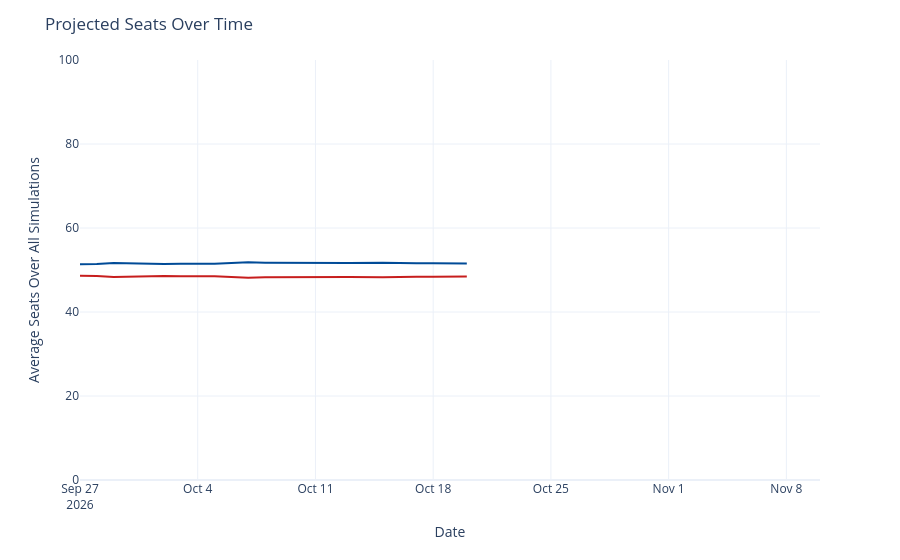

Notebook code for this chart:
### Code cell
seats_over_time = output_ts[(output_ts['geo'] == 'US Senate') &
                             (output_ts['type'] == 'seats')]
seats_over_time['rep_seats'] = seats_over_time['y'].map(lambda x: 100 - x)
seats_over_time = seats_over_time.rename({'y': 'Democrats', 'rep_seats': 'Republicans'}, axis=1)
seats_time_ser = px.line(seats_over_time, x='date', y=['Democrats', 'Republicans'], template='plotly_white',
                        color_discrete_map={'Democrats': '#004b97', 'Republicans': '#c71e1d'},)
seats_time_ser.update_traces(hovertemplate="%{y:.1f}")
seats_time_ser.update_layout(
    xaxis=dict(range=[pd.to_datetime('2026-09-27'), pd.to_datetime('2026-11-10')]),
    yaxis=dict(range=[0, 100]),
    xaxis_title='Date',
    yaxis_title='Average Seats Over All Simulations',
    title=dict(text="Projected Seats Over Time"),
    hovermode="x",
    showlegend=False
)
seats_time_ser

### Figure 1 — Plotly figure (JSON) as saved in the notebook; plotly's stock layout.template omitted (floating-point values rounded to 4 significant figures)
{"data": [{"hovertemplate": "%{y:.1f}", "legendgroup": "Democrats", "line": {"color": "#004b97", "dash": "solid"}, "marker": {"symbol": "circle"}, "mode": "lines", "name": "Democrats", "orientation": "v", "showlegend": true, "type": "scatter", "x": ["2026-09-27", "2026-09-28", "2026-09-29", "2026-09-30", "2026-10-01", "2026-10-02", "2026-10-03", "2026-10-04", "2026-10-05", "2026-10-06", "2026-10-07", "2026-10-08", "2026-10-09", "2026-10-10", "2026-10-11", "2026-10-12", "2026-10-13", "2026-10-15", "2026-10-16", "2026-10-17", "2026-10-18", "2026-10-19", "2026-10-20"], "xaxis": "x", "y": [51.35, 51.4, 51.64, 51.51, 51.41, 51.42, 51.47, 51.47, 51.48, 51.68, 51.82, 51.75, 51.71, 51.62, 51.6, 51.62, 51.64, 51.74, 51.6, 51.58, 51.61, 51.53, 51.53], "yaxis": "y"}, {"hovertemplate": "%{y:.1f}", "legendgroup": "Republicans", "line": {"color": "#c71e1d", "dash": "solid"}, "marker": {"symbol": "circle"}, "mode": "lines", "name": "Republicans", "orientation": "v", "showlegend": true, "type": "scatter", "x": ["2026-09-27", "2026-09-28", "2026-09-29", "2026-09-30", "2026-10-01", "2026-10-02", "2026-10-03", "2026-10-04", "2026-10-05", "2026-10-06", "2026-10-07", "2026-10-08", "2026-10-09", "2026-10-10", "2026-10-11", "2026-10-12", "2026-10-13", "2026-10-15", "2026-10-16", "2026-10-17", "2026-10-18", "2026-10-19", "2026-10-20"], "xaxis": "x", "y": [48.65, 48.6, 48.36, 48.49, 48.59, 48.58, 48.53, 48.53, 48.52, 48.32, 48.18, 48.25, 48.29, 48.38, 48.4, 48.38, 48.36, 48.26, 48.4, 48.42, 48.39, 48.47, 48.47], "yaxis": "y"}], "layout": {"hovermode": "x", "legend": {"title": {"text": "variable"}, "tracegroupgap": 0}, "margin": {"t": 60}, "showlegend": false, "title": {"text": "Projected Seats Over Time"}, "xaxis": {"anchor": "y", "domain": [0, 1], "range": ["2026-09-27T00:00:00", "2026-11-10T00:00:00"], "title": {"text": "Date"}}, "yaxis": {"anchor": "x", "domain": [0, 1], "range": [0, 100], "title": {"text": "Average Seats Over All Simulations"}}}}
